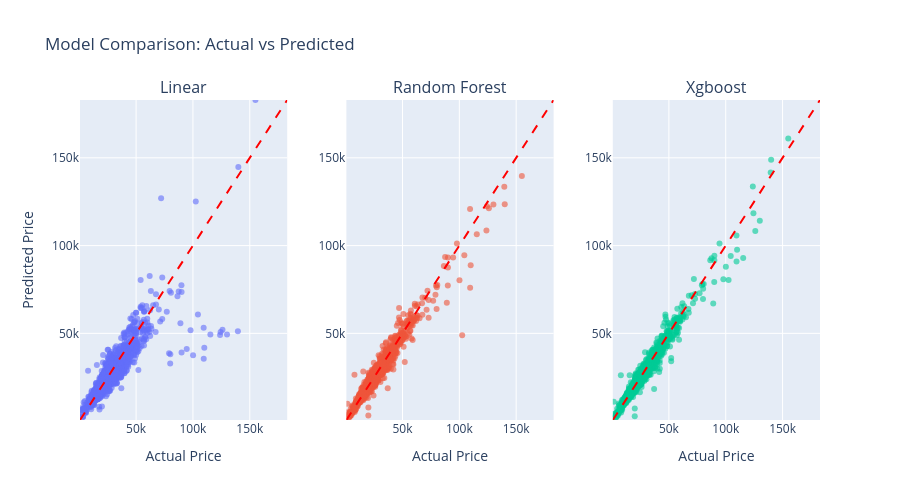

The cell this chart's notebook holds for it:
### Code cell
# Plot all models at once
fig = MP.plot_actual_vs_predicted_all(
    results=results,
    X_test=X_test,
    y_test=y_test,
    title='Model Comparison: Actual vs Predicted',
    xlabel='Actual Price',
    ylabel='Predicted Price'
)
fig.show()

### Figure 1 — Plotly figure (JSON) as saved in the notebook; plotly's stock layout.template omitted (floating-point values rounded to 4 significant figures; data arrays with more than 128 entries replaced by an {"elided": "..."} marker saying what was removed)
{"data": [{"marker": {"opacity": 0.6, "size": 6}, "mode": "markers", "showlegend": false, "type": "scatter", "x": {"elided": "2622 int values"}, "xaxis": "x", "y": {"elided": "2622 float values"}, "yaxis": "y"}, {"marker": {"opacity": 0.6, "size": 6}, "mode": "markers", "showlegend": false, "type": "scatter", "x": {"elided": "2622 int values"}, "xaxis": "x2", "y": {"elided": "2622 float values"}, "yaxis": "y2"}, {"marker": {"opacity": 0.6, "size": 6}, "mode": "markers", "showlegend": false, "type": "scatter", "x": {"elided": "2622 int values"}, "xaxis": "x3", "y": {"elided": "2622 float values"}, "yaxis": "y3"}], "layout": {"annotations": [{"font": {"size": 16}, "showarrow": false, "text": "Linear", "x": 0.14, "xanchor": "center", "xref": "paper", "y": 1, "yanchor": "bottom", "yref": "paper"}, {"font": {"size": 16}, "showarrow": false, "text": "Random Forest", "x": 0.5, "xanchor": "center", "xref": "paper", "y": 1, "yanchor": "bottom", "yref": "paper"}, {"font": {"size": 16}, "showarrow": false, "text": "Xgboost", "x": 0.86, "xanchor": "center", "xref": "paper", "y": 1, "yanchor": "bottom", "yref": "paper"}], "height": 500, "hovermode": "closest", "shapes": [{"line": {"color": "red", "dash": "dash", "width": 2}, "type": "line", "x0": 650, "x1": 182900.0, "xref": "x", "y0": 650, "y1": 182900.0, "yref": "y"}, {"line": {"color": "red", "dash": "dash", "width": 2}, "type": "line", "x0": 650, "x1": 182900.0, "xref": "x2", "y0": 650, "y1": 182900.0, "yref": "y2"}, {"line": {"color": "red", "dash": "dash", "width": 2}, "type": "line", "x0": 650, "x1": 182900.0, "xref": "x3", "y0": 650, "y1": 182900.0, "yref": "y3"}], "showlegend": false, "title": {"text": "Model Comparison: Actual vs Predicted"}, "xaxis": {"anchor": "y", "domain": [0, 0.28], "range": [650, 182900.0], "title": {"text": "Actual Price"}}, "xaxis2": {"anchor": "y2", "domain": [0.36, 0.64], "range": [650, 182900.0], "title": {"text": "Actual Price"}}, "xaxis3": {"anchor": "y3", "domain": [0.72, 1], "range": [650, 182900.0], "title": {"text": "Actual Price"}}, "yaxis": {"anchor": "x", "domain": [0, 1], "range": [650, 182900.0], "title": {"text": "Predicted Price"}}, "yaxis2": {"anchor": "x2", "domain": [0, 1], "range": [650, 182900.0]}, "yaxis3": {"anchor": "x3", "domain": [0, 1], "range": [650, 182900.0]}}}
